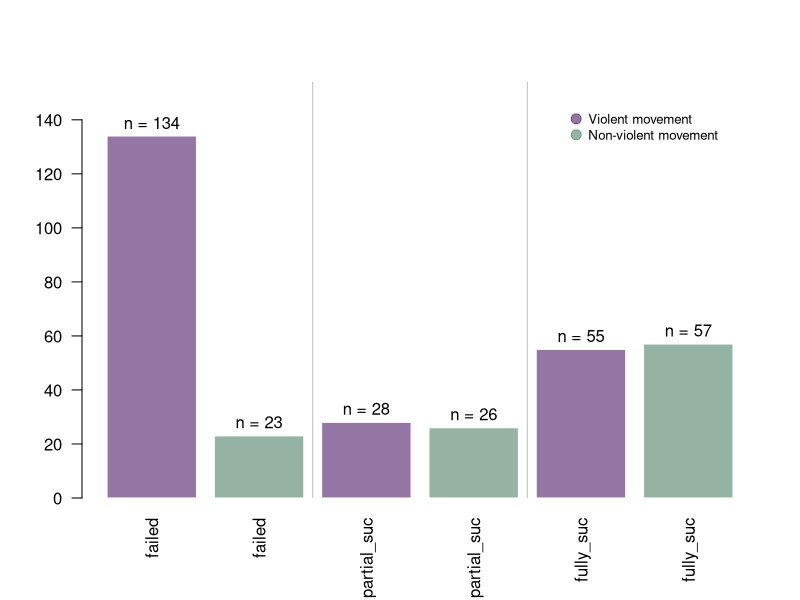

Write the R code that produced this figure.
## ---- chunk 1
# install.packages("knitr")
# install.packages("dplyr")
# install.packages("ggplot2")
# install.packages("mgcv")
# install.packages("tidyverse")
library(knitr)
library(dplyr)
library(ggplot2)
library(mgcv)
library(tidyverse)

# General set-up for the report.
# I find this useful, but you may improve upon, ignore, or remove
#  (possibly at your own peril).
# Tasks accomplished:
# Don't print out code
# Save results so that code blocks aren't re-run unless code
# changes (cache), _or_ a relevant earlier code block changed (autodep),
# don't clutter R output with messages or warnings (message, warning)
library(MASS)
library(knitr)
opts_chunk$set(echo=FALSE,
               cache=TRUE, autodep=TRUE,
               message=FALSE, warning=FALSE)
# Turn off meaningless clutter in summary() output
options(show.signif.stars=FALSE)
library(ggplot2)
library(mgcv)
## ---- chunk 2
navc <- read.csv("navc.csv")
## ---- chunk 3
names(navc) <- c("Campaign","Country","Year","Outcome","Nonviol","Democray","Sanctions","Aid","Support","Viol.Repress","Defect","Duration")
Descriptions <- c(
  "The name of the campaign", 
  "The country where the movement happened",
  "The tipping point of movement's activity(year)",
  "The degree of movement's success('failed 0.0','partial success 0.5','fully success 1.0')", 
  "1 for non-violent and 0 for otherwise)", 
  "Quantitive measure of how democratic a nation is from -10(un-democratic) to 10(democratic)", 
  "1 for under international sanctions and 0 otherwise", 
  "1 for foreign government support to domestic government and 0 otherwise",
  "1 for foreign government support to domestic movement and 0 otherwise",
  "1 for governmental violence suppresion and 0 otherwise",
  "1 for big portions of security force by government sided with movement and 0 otherwise",
  "Duration of the campaign")
# Typing the variables:
Type <- c("Categorical",
          "Categorical",
          "Discrete",
          "Continuous",
          "Discrete",
          "Discrete",
          "Discrete",
          "Discrete",
          "Discrete",
          "Discrete",
          "Discrete",
          "Discrete")
# Binding the decriptions to the variables
var.table1 <- cbind(names(navc),Descriptions,Type)
colnames(var.table1)<- c("Variable","Descriptions","Type")
kable(var.table1)
## ---- chunk 4
vio.fal <- nrow(filter(navc, Outcome == 0.0 & Nonviol == 0.0))
vio.par <- nrow(filter(navc, Outcome == 0.5 & Nonviol == 0.0))
vio.ful <- nrow(filter(navc, Outcome == 1.0 & Nonviol == 0.0))
non.fal <- nrow(filter(navc, Outcome == 0.0 & Nonviol == 1.0))
non.par <- nrow(filter(navc, Outcome == 0.5 & Nonviol == 1.0))
non.ful <- nrow(filter(navc, Outcome == 1.0 & Nonviol == 1.0))
vio.effect <- matrix(c("134  (85.4%)","28  (51.9%)","55  (49.1%)",
                   "23  (14.6%)","26  (48.1%)","57  (50.9%)"), ncol=3,byrow=TRUE)
colnames(vio.effect) <- c("Totally failed","partially successful","fully successful")
rownames(vio.effect) <- c("Violent movement","Non-Violent movement")
kable(vio.effect,caption = "**Table 1**")
#========
vio.effect <- matrix(c(vio.fal,vio.par,vio.ful,
                   non.fal,non.par,non.ful), ncol=3,byrow=TRUE)
colnames(vio.effect) <- c("Totally failed","partially successful","fully successful")
rownames(vio.effect) <- c("Violent movement","Non-Violent movement")
effect.table <- as.table(vio.effect)
#===============================================================================
vio.effect <- as.data.frame(effect.table)
vio.effect$Var1 <- c("failed","failed","partial_suc","partial_suc","fully_suc","fully_suc")
# Basic Barplot
my_bar=barplot(vio.effect$Freq , border=F , names.arg=vio.effect$Var1 , las=2 , col=c(rgb(0.3,0.1,0.4,0.6) , rgb(0.3,0.5,0.4,0.6)) , ylim=c(0,max(vio.effect$Freq)+20) , main="" )
abline(v=c(2.5 , 4.9) , col="grey")
 
# Add the text 
text(my_bar, vio.effect$Freq+5 , paste("n = ",vio.effect$Freq,sep="") ,cex=1) 
 
#Legende
legend("topright", legend = c("Violent movement","Non-violent movement" ) , 
     col = c(rgb(0.3,0.1,0.4,0.6) , rgb(0.3,0.5,0.4,0.6)) , 
     bty = "n", pch=20 , pt.cex = 2, cex = 0.8, horiz = FALSE, inset = c(0.05, 0.05))

## ---- chunk 5
summary(glm(Outcome ~ Nonviol, data = navc, family = "binomial"))
## ---- chunk 6
# Code for cross-validated classification error rates
# From Lecture 12
cv.mdl <- function(data, formulae, fit.function = lm, family=gaussian, nfolds = 5) {
  data <- na.omit(data)
  formulae <- sapply(formulae, as.formula)
  responses <- sapply(formulae, function(form) all.vars(form)[1])
  names(responses) <- as.character(formulae)
  n <- nrow(data)
  fold.labels <- sample(rep(1:nfolds, length.out = n))
  mses <- matrix(NA, nrow = nfolds, ncol = length(formulae))
  colnames <- as.character(formulae)
  for (fold in 1:nfolds) {
    test.rows <- which(fold.labels == fold)
    train <- data[-test.rows, ]
    test <- data[test.rows, ]
    for (form in 1:length(formulae)) {
      current.model <- fit.function(formula = formulae[[form]], data = train, 
                                    family=family) #change here
      predictions <- predict(current.model, newdata = test, type='response') # change here
      test.responses <- test[, responses[form]]
      test.errors <- test.responses - predictions
      mses[fold, form] <- mean(test.errors^2)
    }
  }
  return(colMeans(mses))
}
## ---- chunk 7
# Code from Lecture 12
binary_calibration_plot <- function(y, model, breaks = 0:10/10, 
                                    point.color='blue', line.color='red') {
  fitted.probs = predict(model, type="response")
  ind = cut(fitted.probs, breaks)
  freq = tapply(y, ind, mean)
  ave.prob = tapply(fitted.probs, ind, mean)
  se = sqrt(ave.prob*(1-ave.prob)/table(ind))
  df = data.frame(freq, ave.prob, se)
  g <- ggplot(df, aes(ave.prob,freq)) + geom_point(color=point.color) + 
    geom_abline(slope = 1, intercept = 0,color=line.color) +
    ylab("observed frequency") + xlab("average predicted probability") +
    geom_errorbar(ymin=ave.prob-1.96*se, ymax=ave.prob+1.96*se) +
    ylim(0,1)+xlim(0,1) + 
    geom_rug(aes(x=fitted.probs,y=fitted.probs),data.frame(fitted.probs),sides='b')
  return(g)  
}

